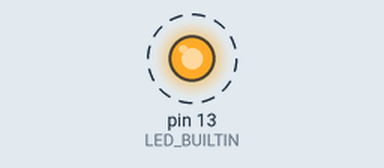
Bench run of a sketch on a simulated Arduino Uno, built with avr-gcc and run on an emulated ATmega328P. Shown: output pins drawn as LEDs (lit = HIGH). Dashed ring = blinking. What the sketch prints to the serial monitor is not drawn.

Above: at 0.2 s.
Timing chart, 0 to 3.0 s (numbered marks = the images above):
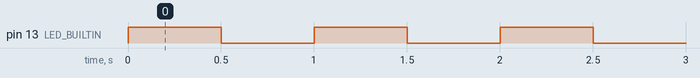

The sketch:

__NAME__.ino
```cpp
/*
  __NAME__: an Arduino sketch for the Ardzy board (Antminer S9).

  Pins: J1_5 .. J9_15 (connector J<n>, pin 5/11/12/15, 3.3 V), LED0..LED3 (LED_BUILTIN = LED0),
  LED_GREEN, LED_RED, BUZZER, BUTTON_IP. Serial = the Monitor of the app (type there to send text).
  Libraries: Wire (I2C), SPI, Servo, EEPROM built in; more in Libraries (Arduino Library Manager).
  Examples: the Examples button.
*/

void setup() {
  Serial.begin(115200);
  pinMode(LED_BUILTIN, OUTPUT);
  Serial.println("Hello from __NAME__!");
}

void loop() {
  digitalWrite(LED_BUILTIN, HIGH);
  delay(500);
  digitalWrite(LED_BUILTIN, LOW);
  delay(500);
}
```

Measured:
- by itself, pin 13 (LED_BUILTIN): alternates HIGH for 0.50 s and LOW for 0.50 s
